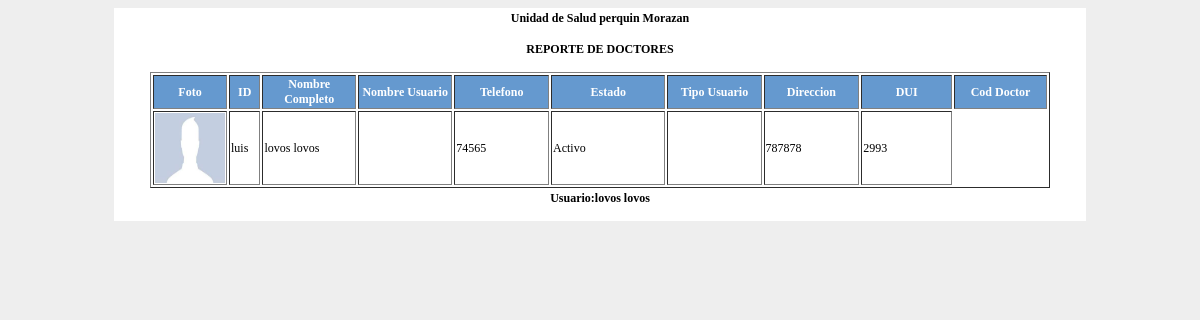
Page /doctor.reporte.php (signed in) on the committed database.
### tables this page shows
CREATE TABLE `doctor` (
  `cod_doctor` int(11) NOT NULL,
  `nombre_doctor` varchar(100) DEFAULT NULL,
  `apellido_doctor` varchar(100) DEFAULT NULL,
  `telefono` int(11) DEFAULT NULL,
  `dui` int(11) DEFAULT NULL,
  PRIMARY KEY (`cod_doctor`)
);

CREATE TABLE `usuario` (
  `nombre_usuario` varchar(100) DEFAULT NULL,
  `id_usuario` int(11) NOT NULL AUTO_INCREMENT,
  `apellido_usuario` varchar(100) DEFAULT NULL,
  `telefono` int(11) DEFAULT NULL,
  `dui` int(11) DEFAULT NULL,
  `direccion` varchar(100) DEFAULT NULL,
  `nombre_user` varchar(100) DEFAULT NULL,
  `contrasena` varchar(100) DEFAULT NULL,
  `estado` int(11) DEFAULT NULL,
  `nivel_usuario` int(11) DEFAULT NULL,
  `cod_doctor` int(11) DEFAULT NULL,
  `foto` varchar(1) NOT NULL,
  PRIMARY KEY (`id_usuario`),
  KEY `cod_doctor` (`cod_doctor`)
);

### doctor.reporte.php (the view, shortened to what this page needs)
<?php
require('config.php');
?>
<?php
    $user=$_SESSION["admi"];
$comando ="select * from usuario where nombre_user='$user'";
$consulta =mysql_query($comando);
$aDatos= mysql_fetch_array($consulta);
$nombre=$aDatos["nombre_usuario"];
$apellido=$aDatos["apellido_usuario"];
$estado =$aDatos["estado"];
echo "<html>
		<head>
			<title>Reporte de Usuarios</title>
			<meta http-equiv='conten-type' content='text/html; charset=utf-8'>
            <script> window.print();</script>
		</heads>
        <body>
            <table align=center style='width:800px;'>
                <tr>
                    <td colspan=2 align=center><h3>Unidad de Salud perquin Morazan<b></b></td>
                </tr>
                <tr>
                    <td colspan=2 align=center><h3>REPORTE DE DOCTORES<b></b></td>
                </tr>
             </table>";
echo "
<table  align='center' width='900px' border='1' >
    <tr class='linea'>
        <td align='center' width='40px'>Foto</td>
        <td align='center' width='30px'>ID</td>
        <td align='center' width='100px'>Nombre Completo</td>
        <td align='center'width='103px'>Nombre Usuario</td>
        <td align='center'width='103px'>Telefono</td>
        <td align='center'width='130px'>Estado</td>
        <td align='center'width='103px'>Tipo Usuario</td>
        <td align='center'width='103px'>Direccion</td>
        <td align='center'width='103px'>DUI</td>
        <td align='center'width='103px'>Cod Doctor</td>
    </tr>
";
    $comando ="SELECT * FROM doctor ";
    $consulta =mysql_query($comando);
while($aDatos= mysql_fetch_array($consulta)){
$id_usuario=$aDatos["nombre_doctor"];
$nombre=$aDatos["apellido_doctor"];
$telefono=$aDatos["telefono"];
$dui=$aDatos["dui"];
$cod_doctor=$aDatos["cod_doctor"];
echo "
    <tr>";
    if($fotoUsu == '1'){
    echo"<td ><img src=\"fotoUsuario/".$id_usuario.".jpg\" width=\"70\" height=\"70\" alt=\"\"></td>";
}else{
    echo"<td ><img src=\"iconos/m.jpg\" width=\"70\" height=\"70\" alt=\"\"></td>";
}
echo"
    <td > $id_usuario</td>
    <td > $nombre $apellido</td>
    <td > $nombre_user2</td>
    <td > $telefono</td>
    ";
    if($estado==1){
         echo "<td>Activo</td>";
    }else{
         echo "<td>Inactivo</td>";
    }
   echo"<td >$direccion</td>
        <td >$dui</td>
        <td>$cod_doctor</td>
   ";
}
echo" </table>
<table align='center'
<tr><td><h3>Usuario:$nombre $apellido<br></td>
    </h3>
</tr>
";
?>

### estilo.css (style rules this page uses)
* { font-family: verdana; font-size: 12px; }
body { background: #eee; font-family: verdana; font-size: 13px; padding: 0px; }
.linea { background: #6599cf; color: white; font-weight: bold; }

### rows in the picture
doctor: nombre_doctor "luis", apellido_doctor "lovos", telefono "74565", dui "787878", cod_doctor "2993"
usuario: apellido_usuario "lovos"
